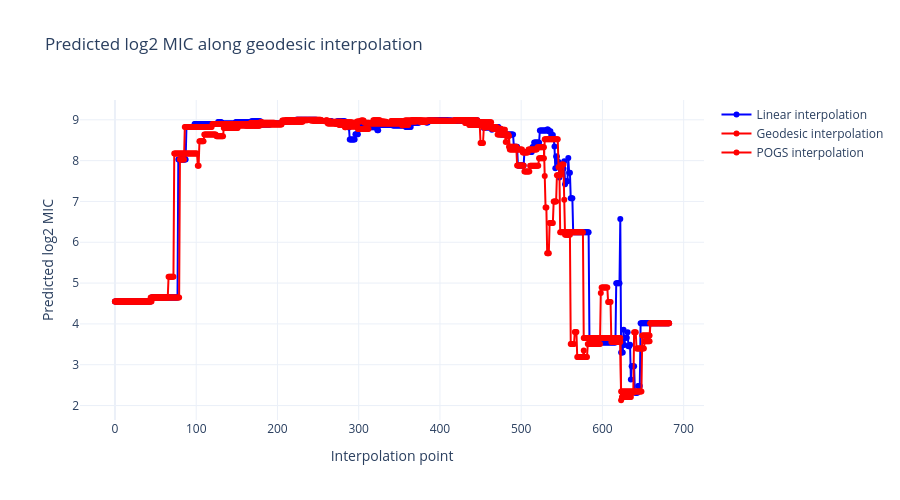

Notebook code for this chart:
### Code cell
fig = go.Figure()

fig.add_trace(
    go.Scatter(
        x=np.arange(len(linear_interpolation_scores)),
        y=linear_interpolation_scores,
        name="Linear interpolation",
        mode="lines+markers",
        line={"color": "blue"},
        marker={"size": 6},
        customdata=list(zip(interpolation_sequences, linear_interpolation_scores)),
        hovertemplate=(
            "Path point: %{x}<br>"
            "Sequence: %{customdata[0]}<br>"
            "log2 MIC: %{customdata[1]:.4f}<extra></extra>"
        ),
    )
)

fig.add_trace(
    go.Scatter(
        x=np.arange(len(geodesic_interpolation_scores)),
        y=geodesic_interpolation_scores,
        name="Geodesic interpolation",
        mode="lines+markers",
        line={"color": "red"},
        marker={"size": 6},
        customdata=list(zip(interpolation_sequences, geodesic_interpolation_scores)),
        hovertemplate=(
            "Path point: %{x}<br>"
            "Sequence: %{customdata[0]}<br>"
            "log2 MIC: %{customdata[1]:.4f}<extra></extra>"
        ),
    )
)

fig.add_trace(
    go.Scatter(
        x=np.arange(len(pogs_interpolation_scores)),
        y=pogs_interpolation_scores,
        name="POGS interpolation",
        mode="lines+markers",
        line={"color": "red"},
        marker={"size": 6},
        customdata=list(zip(pogs_sequences, pogs_interpolation_scores)),
        hovertemplate=(
            "Path point: %{x}<br>"
            "Sequence: %{customdata[0]}<br>"
            "log2 MIC: %{customdata[1]:.4f}<extra></extra>"
        ),
    )
)



fig.update_layout(
    title="Predicted log2 MIC along geodesic interpolation",
    xaxis_title="Interpolation point",
    yaxis_title="Predicted log2 MIC",
    template="plotly_white",
    width=900,
    height=500,
)

fig.show()

### Figure 1 — Plotly figure (JSON) as saved in the notebook; plotly's stock layout.template omitted (floating-point values rounded to 4 significant figures; data arrays with more than 128 entries replaced by an {"elided": "..."} marker saying what was removed)
{"data": [{"customdata": {"elided": "683x2 mixed values"}, "hovertemplate": "Path point: %{x}<br>Sequence: %{customdata[0]}<br>log2 MIC: %{customdata[1]:.4f}<extra></extra>", "line": {"color": "blue"}, "marker": {"size": 6}, "mode": "lines+markers", "name": "Linear interpolation", "type": "scatter", "x": {"elided": "683 int values"}, "y": {"elided": "683 float values"}}, {"customdata": {"elided": "683x2 mixed values"}, "hovertemplate": "Path point: %{x}<br>Sequence: %{customdata[0]}<br>log2 MIC: %{customdata[1]:.4f}<extra></extra>", "line": {"color": "red"}, "marker": {"size": 6}, "mode": "lines+markers", "name": "Geodesic interpolation", "type": "scatter", "x": {"elided": "683 int values"}, "y": {"elided": "683 float values"}}, {"customdata": {"elided": "683x2 mixed values"}, "hovertemplate": "Path point: %{x}<br>Sequence: %{customdata[0]}<br>log2 MIC: %{customdata[1]:.4f}<extra></extra>", "line": {"color": "red"}, "marker": {"size": 6}, "mode": "lines+markers", "name": "POGS interpolation", "type": "scatter", "x": {"elided": "683 int values"}, "y": {"elided": "683 float values"}}], "layout": {"height": 500, "title": {"text": "Predicted log2 MIC along geodesic interpolation"}, "width": 900, "xaxis": {"title": {"text": "Interpolation point"}}, "yaxis": {"title": {"text": "Predicted log2 MIC"}}}}
